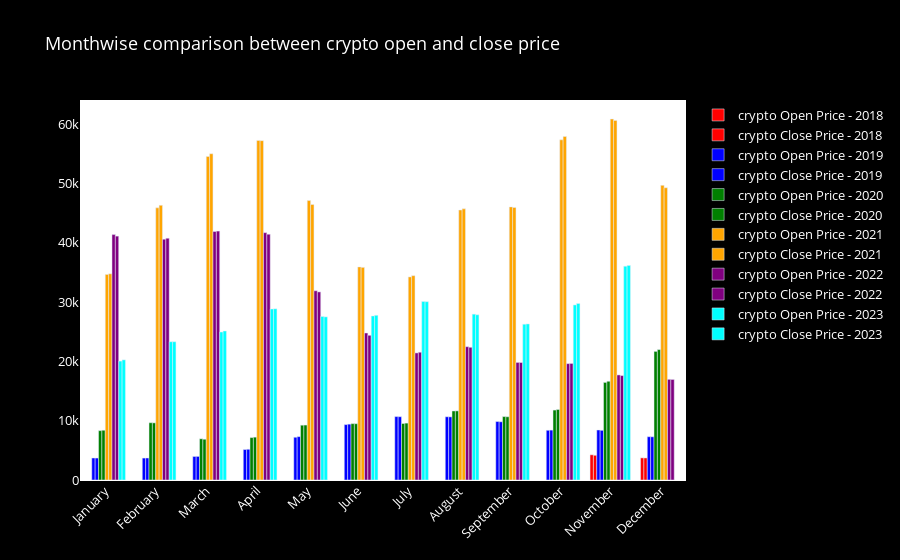

Notebook code for this chart:
### Markdown cell above
Exploratory Data Analysis (EDA)

### Code cell
import pandas as pd
import plotly.graph_objects as go

def plot_monthwise_comparison(df):
    # Extracting year from the 'Date' column
    df['Year'] = df['Date'].dt.year

    # Defining colors for each year
    year_colors = {
        2018: 'red',
        2019: 'blue',
        2020: 'green',
        2021: 'orange',
        2022: 'purple',
        2023: 'cyan'
    }

    # Creating an empty figure
    fig = go.Figure()

    # Iterating over each year
    for year in df['Year'].unique():
        year_df = df[df['Year'] == year]

        # Creating a month-wise summary
        monthwise = year_df.groupby(year_df['Date'].dt.strftime('%B'))[['Open', 'Close']].mean()
        new_order = ['January', 'February', 'March', 'April', 'May', 'June', 'July', 'August', 
                     'September', 'October', 'November', 'December']
        monthwise = monthwise.reindex(new_order, axis=0)

        # Adding traces for Open and Close prices with distinct shades
        fig.add_trace(go.Bar(
            x=monthwise.index,
            y=monthwise['Open'],
            name=f'crypto Open Price - {year}',
            marker_color=year_colors.get(year, 'grey')  # Using grey for unspecified years
        ))
        fig.add_trace(go.Bar(
            x=monthwise.index,
            y=monthwise['Close'],
            name=f'crypto Close Price - {year}',
            marker_color=year_colors.get(year, 'grey')  # Using grey for unspecified years
        ))

    # Updating the layout of the figure
    fig.update_layout({
        'plot_bgcolor': 'white',
        'paper_bgcolor': 'black'
    })
    fig.update_layout(barmode='group', xaxis_tickangle=-45, 
                      title='Monthwise comparison between crypto open and close price',font_size=13, font_color='white')

    # Showing the plot
    fig.show()

# Example usage:
# Assuming maindf is your DataFrame containing crypto price data
plot_monthwise_comparison(maindf)

### Figure 1 — Plotly figure (JSON) as saved in the notebook; plotly's stock layout.template omitted (floating-point values rounded to 4 significant figures)
{"data": [{"marker": {"color": "red"}, "name": "crypto Open Price - 2018", "type": "bar", "x": ["January", "February", "March", "April", "May", "June", "July", "August", "September", "October", "November", "December"], "y": [null, null, null, null, null, null, null, null, null, null, 4245.0, 3726.0]}, {"marker": {"color": "red"}, "name": "crypto Close Price - 2018", "type": "bar", "x": ["January", "February", "March", "April", "May", "June", "July", "August", "September", "October", "November", "December"], "y": [null, null, null, null, null, null, null, null, null, null, 4165.0, 3717.0]}, {"marker": {"color": "blue"}, "name": "crypto Open Price - 2019", "type": "bar", "x": ["January", "February", "March", "April", "May", "June", "July", "August", "September", "October", "November", "December"], "y": [3710.0, 3697.0, 3968.0, 5137.0, 7205.0, 9339.0, 10690.0, 10660.0, 9858.0, 8382.0, 8427.0, 7296.0]}, {"marker": {"color": "blue"}, "name": "crypto Close Price - 2019", "type": "bar", "x": ["January", "February", "March", "April", "May", "June", "July", "August", "September", "October", "November", "December"], "y": [3702.0, 3712.0, 3976.0, 5178.0, 7310.0, 9416.0, 10670.0, 10640.0, 9814.0, 8412.0, 8374.0, 7284.0]}, {"marker": {"color": "green"}, "name": "crypto Open Price - 2020", "type": "bar", "x": ["January", "February", "March", "April", "May", "June", "July", "August", "September", "October", "November", "December"], "y": [8319.0, 9656.0, 6944.0, 7151.0, 9238.0, 9500.0, 9519.0, 11640.0, 10690.0, 11790.0, 16450.0, 21680.0]}, {"marker": {"color": "green"}, "name": "crypto Close Price - 2020", "type": "bar", "x": ["January", "February", "March", "April", "May", "June", "July", "August", "September", "October", "November", "December"], "y": [8389.0, 9631.0, 6871.0, 7224.0, 9263.0, 9489.0, 9590.0, 11650.0, 10660.0, 11890.0, 16650.0, 21980.0]}, {"marker": {"color": "orange"}, "name": "crypto Open Price - 2021", "type": "bar", "x": ["January", "February", "March", "April", "May", "June", "July", "August", "September", "October", "November", "December"], "y": [34650.0, 45870.0, 54540.0, 57250.0, 47110.0, 35920.0, 34230.0, 45520.0, 46040.0, 57340.0, 60860.0, 49670.0]}, {"marker": {"color": "orange"}, "name": "crypto Close Price - 2021", "type": "bar", "x": ["January", "February", "March", "April", "May", "June", "July", "August", "September", "October", "November", "December"], "y": [34760.0, 46310.0, 55000.0, 57210.0, 46440.0, 35850.0, 34440.0, 45710.0, 45940.0, 57910.0, 60620.0, 49260.0]}, {"marker": {"color": "purple"}, "name": "crypto Open Price - 2022", "type": "bar", "x": ["January", "February", "March", "April", "May", "June", "July", "August", "September", "October", "November", "December"], "y": [41370.0, 40590.0, 41890.0, 41690.0, 31900.0, 24780.0, 21420.0, 22470.0, 19820.0, 19620.0, 17710.0, 16970.0]}, {"marker": {"color": "purple"}, "name": "crypto Close Price - 2022", "type": "bar", "x": ["January", "February", "March", "April", "May", "June", "July", "August", "September", "October", "November", "December"], "y": [41110.0, 40760.0, 41970.0, 41440.0, 31710.0, 24380.0, 21540.0, 22370.0, 19800.0, 19650.0, 17600.0, 16950.0]}, {"marker": {"color": "cyan"}, "name": "crypto Open Price - 2023", "type": "bar", "x": ["January", "February", "March", "April", "May", "June", "July", "August", "September", "October", "November", "December"], "y": [20040.0, 23300.0, 24950.0, 28820.0, 27560.0, 27650.0, 30100.0, 27960.0, 26270.0, 29510.0, 36040.0, null]}, {"marker": {"color": "cyan"}, "name": "crypto Close Price - 2023", "type": "bar", "x": ["January", "February", "March", "April", "May", "June", "July", "August", "September", "October", "November", "December"], "y": [20250.0, 23300.0, 25120.0, 28860.0, 27500.0, 27760.0, 30060.0, 27850.0, 26310.0, 29760.0, 36170.0, null]}], "layout": {"barmode": "group", "font": {"color": "white", "size": 13}, "paper_bgcolor": "black", "plot_bgcolor": "white", "title": {"text": "Monthwise comparison between crypto open and close price"}, "xaxis": {"tickangle": -45}}}
